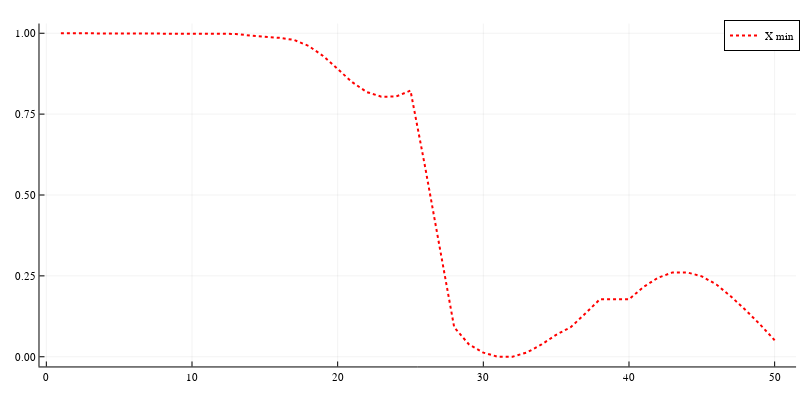

The code cell stored with this chart in its notebook:
### Code cell
plot(1:T, ls_X_SOC, label="X min", lc=:red, lw=2, ls=:dot)
plot!(size=(800,400))

### Figure 1 — Plotly figure (JSON) as saved in the notebook; plotly's stock layout.template omitted (floating-point values rounded to 4 significant figures)
{"data": [{"colorbar": {"len": 0.9525, "title": "", "x": 0.9951, "y": 0.5139}, "legendgroup": "X min", "line": {"color": "rgba(255, 0, 0, 1.000)", "dash": "dot", "shape": "linear", "width": 2}, "mode": "lines", "name": "X min", "showlegend": true, "type": "scatter", "x": [1, 2, 3, 4, 5, 6, 7, 8, 9, 10, 11, 12, 13, 14, 15, 16, 17, 18, 19, 20, 21, 22, 23, 24, 25, 26, 27, 28, 29, 30, 31, 32, 33, 34, 35, 36, 37, 38, 39, 40, 41, 42, 43, 44, 45, 46, 47, 48, 49, 50], "xaxis": "x", "y": [1, 1.0, 1.0, 1.0, 1.0, 1.0, 1.0, 1.0, 1.0, 1.0, 1.0, 1, 0.998, 0.993, 0.9891, 0.9857, 0.9793, 0.961, 0.9299, 0.8887, 0.8487, 0.8182, 0.804, 0.8042, 0.8227, 0.5877, 0.3411, 0.09114, 0.0387, 0.01284, 0, 0, 0.01342, 0.03796, 0.06785, 0.09155, 0.1334, 0.1775, 0.1775, 0.1775, 0.2158, 0.2445, 0.2606, 0.2606, 0.2486, 0.2234, 0.1862, 0.1447, 0.09968, 0.05115], "yaxis": "y"}], "layout": {"annotations": [], "height": 400, "legend": {"bgcolor": "rgba(255, 255, 255, 1.000)", "bordercolor": "rgba(0, 0, 0, 1.000)", "borderwidth": 1, "font": {"color": "rgba(0, 0, 0, 1.000)", "family": "sans-serif", "size": 11}, "title": {"font": {"color": "rgba(0, 0, 0, 1.000)", "family": "sans-serif", "size": 15}, "text": ""}, "tracegroupgap": 0, "traceorder": "normal", "x": 1, "xanchor": "auto", "y": 1, "yanchor": "auto"}, "margin": {"b": 20, "l": 0, "r": 0, "t": 20}, "paper_bgcolor": "rgba(255, 255, 255, 1.000)", "plot_bgcolor": "rgba(255, 255, 255, 1.000)", "showlegend": true, "width": 800, "xaxis": {"anchor": "y", "domain": [0.04937, 0.9951], "gridcolor": "rgba(0, 0, 0, 0.100)", "gridwidth": 0.5, "linecolor": "rgba(0, 0, 0, 1.000)", "mirror": false, "range": [-0.47, 51.47], "showgrid": true, "showline": true, "showticklabels": true, "tickangle": 0, "tickcolor": "rgb(0, 0, 0)", "tickfont": {"color": "rgba(0, 0, 0, 1.000)", "family": "sans-serif", "size": 11}, "tickmode": "array", "ticks": "inside", "ticktext": ["0", "10", "20", "30", "40", "50"], "tickvals": [0, 10, 20, 30, 40, 50], "title": "", "titlefont": {"color": "rgba(0, 0, 0, 1.000)", "family": "sans-serif", "size": 15}, "type": "-", "visible": true, "zeroline": false, "zerolinecolor": "rgba(0, 0, 0, 1.000)"}, "yaxis": {"anchor": "x", "domain": [0.03762, 0.9902], "gridcolor": "rgba(0, 0, 0, 0.100)", "gridwidth": 0.5, "linecolor": "rgba(0, 0, 0, 1.000)", "mirror": false, "range": [-0.03, 1.03], "showgrid": true, "showline": true, "showticklabels": true, "tickangle": 0, "tickcolor": "rgb(0, 0, 0)", "tickfont": {"color": "rgba(0, 0, 0, 1.000)", "family": "sans-serif", "size": 11}, "tickmode": "array", "ticks": "inside", "ticktext": ["0.00", "0.25", "0.50", "0.75", "1.00"], "tickvals": [0, 0.25, 0.5, 0.75, 1], "title": "", "titlefont": {"color": "rgba(0, 0, 0, 1.000)", "family": "sans-serif", "size": 15}, "type": "-", "visible": true, "zeroline": false, "zerolinecolor": "rgba(0, 0, 0, 1.000)"}}}
